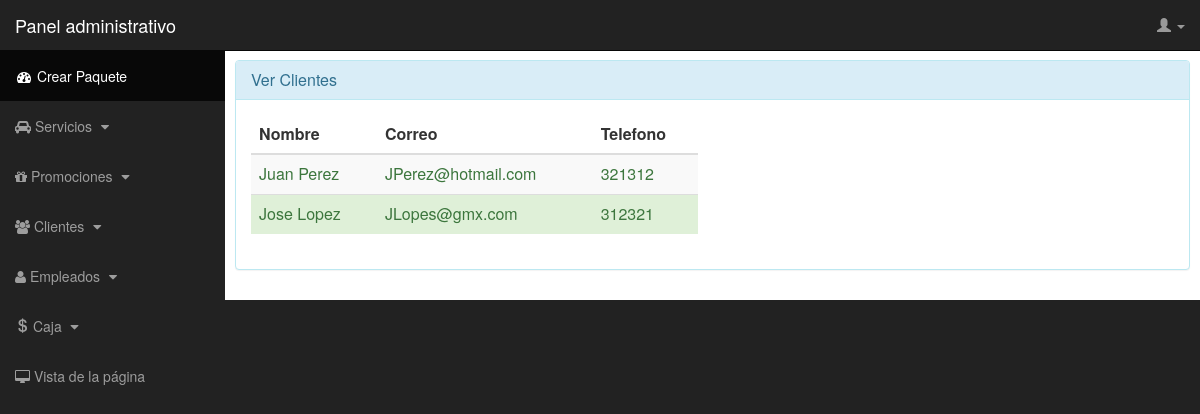
Page /Carwash/Admin/VerClientes.php on the committed database.
### tables this page shows
CREATE TABLE Usuario (
	usu_idUsuario INTEGER unsigned NOT NULL AUTO_INCREMENT,
	usu_idRol SMALLINT unsigned NOT NULL,
	usu_nombre VARCHAR(30) NOT NULL UNIQUE,
	usu_correo VARCHAR(30) UNIQUE,
	usu_contrasena VARCHAR(30) NOT NULL,
	usu_telefono VARCHAR(10),
	PRIMARY KEY (usu_idUsuario),
	FOREIGN KEY(usu_idRol)  REFERENCES RolSistema(rs_idRol)
);

### Carwash/Admin/VerClientes.php (the view, shortened to what this page needs)
<body>
<div id="wrapper">
    <?php
    require_once ("Menu.php");
    ?>
    <div id="page-wrapper">
        <div class="panel panel-info">
            <div class="panel-heading">
                <h2 class="panel-title"> Ver Clientes </h2>
            </div>
            <div class="panel-body">
                <div class="row">
                    <div class="col-md-6">
                        <table class="table table-striped">
                            <thead>
                                <tr>
                                    <th>Nombre</th>
                                    <th>Correo</th>
                                    <th>Telefono</th>
                                </tr>
                            </thead>
                            <tbody>
                                <?php
                                    $Link=ConectarseaBD();
                                    $Resultado= $Link->query("SELECT * FROM usuario WHERE usu_idRol=2");
                                    for($i=0; $i<$Resultado->num_rows; $i++){
                                        $Resultado->data_seek($i);
                                        $array=$Resultado->fetch_array(MYSQLI_ASSOC);
                                        $Nombre=$array["usu_nombre"];
                                        $email=$array["usu_correo"];
                                        $Tel=$array["usu_telefono"];
                                        echo <<<_Etiqueta
                                            <tr class="alert-success">
                                                <td>$Nombre</td>
                                                <td>$email</td>
                                                <td>$Tel</td>
                                            </tr>
_Etiqueta;
                                    }
                                ?>
                            </tbody>
                        </table>
                    </div>
                </div>
            </div>
        </div>
    </div>
</div>
</body>

### Carwash/Admin/css/sb-admin.css (style rules this page uses)
body { margin-top: 100px; background-color: #222; }
@media (min-width:768px) { body { margin-top: 50px; } }
#wrapper { padding-left: 0; }
#page-wrapper { width: 100%; padding: 0; background-color: #fff; }
@media (min-width:768px) { #wrapper { padding-left: 225px; } }
@media (min-width:768px) { #page-wrapper { padding: 10px; } }

### rows in the picture
usuario: usu_nombre "Juan Perez", usu_correo "JPerez@hotmail.com", usu_telefono "321312"
usuario: usu_nombre "Jose Lopez", usu_correo "JLopes@gmx.com", usu_telefono "312321"
